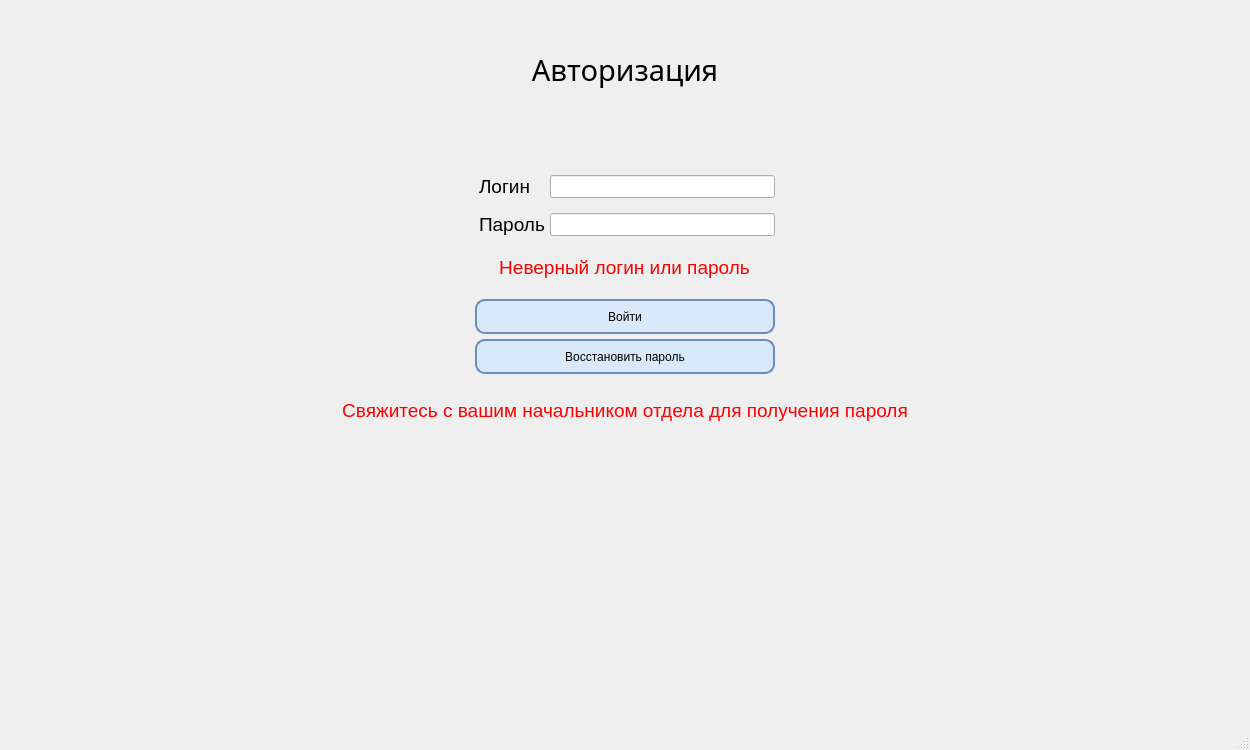
<?xml version="1.0" encoding="UTF-8"?>
<ui version="4.0">
 <class>MainWindow</class>
 <widget class="QMainWindow" name="MainWindow">
  <property name="geometry">
   <rect>
    <x>0</x>
    <y>0</y>
    <width>1250</width>
    <height>750</height>
   </rect>
  </property>
  <property name="maximumSize">
   <size>
    <width>1250</width>
    <height>750</height>
   </size>
  </property>
  <property name="windowTitle">
   <string>EFS</string>
  </property>
  <property name="windowIcon">
   <iconset theme="QIcon::ThemeIcon::DocumentProperties"/>
  </property>
  <widget class="QWidget" name="CentralWidget">
   <layout class="QVBoxLayout" name="verticalLayout">
    <property name="topMargin">
     <number>0</number>
    </property>
    <item>
     <widget class="QStackedWidget" name="PageWidget">
      <property name="layoutDirection">
       <enum>Qt::LayoutDirection::LeftToRight</enum>
      </property>
      <property name="styleSheet">
       <string notr="true">#PageWidget{
	Font: &quot;Merriweather 18pt&quot;
}
</string>
      </property>
      <property name="currentIndex">
       <number>0</number>
      </property>
      <widget class="QWidget" name="LoginMenu">
       <property name="styleSheet">
        <string notr="true">QPushButton {
	background-color: #DAE8FC;
	border: 2px solid #6C8EBF;
	border-radius: 10px;
}

QPushButton:hover {
	background-color: #c8dcfc;
}

QPushButton:pressed {
	background-color: #a7c8fc;
}</string>
       </property>
       <layout class="QVBoxLayout" name="verticalLayout_3" stretch="0,0">
        <property name="spacing">
         <number>0</number>
        </property>
        <property name="leftMargin">
         <number>0</number>
        </property>
        <property name="topMargin">
         <number>0</number>
        </property>
        <property name="rightMargin">
         <number>0</number>
        </property>
        <property name="bottomMargin">
         <number>0</number>
        </property>
        <item alignment="Qt::AlignmentFlag::AlignHCenter">
         <widget class="SystemLabel" name="Label" native="true">
          <property name="enabled">
           <bool>true</bool>
          </property>
          <property name="sizePolicy">
           <sizepolicy hsizetype="Fixed" vsizetype="Fixed">
            <horstretch>0</horstretch>
            <verstretch>0</verstretch>
           </sizepolicy>
          </property>
          <property name="maximumSize">
           <size>
            <width>525</width>
            <height>70</height>
           </size>
          </property>
          <property name="font">
           <font>
            <hintingpreference>PreferVerticalHinting</hintingpreference>
           </font>
          </property>
          <property name="layoutDirection">
           <enum>Qt::LayoutDirection::LeftToRight</enum>
          </property>
          <property name="autoFillBackground">
           <bool>false</bool>
          </property>
         </widget>
        </item>
        <item>
         <layout class="QVBoxLayout" name="InnerAuthLayout">
          <property name="spacing">
           <number>0</number>
          </property>
          <property name="sizeConstraint">
           <enum>QLayout::SizeConstraint::SetDefaultConstraint</enum>
          </property>
          <item>
           <spacer name="verticalSpacer">
            <property name="orientation">
             <enum>Qt::Orientation::Vertical</enum>
            </property>
            <property name="sizeType">
             <enum>QSizePolicy::Policy::Fixed</enum>
            </property>
            <property name="sizeHint" stdset="0">
             <size>
              <width>20</width>
              <height>50</height>
             </size>
            </property>
           </spacer>
          </item>
          <item>
           <widget class="QLabel" name="AuthLabel">
            <property name="maximumSize">
             <size>
              <width>16777215</width>
              <height>75</height>
             </size>
            </property>
            <property name="font">
             <font>
              <family>Merriweather</family>
              <pointsize>22</pointsize>
             </font>
            </property>
            <property name="text">
             <string>Авторизация</string>
            </property>
            <property name="alignment">
             <set>Qt::AlignmentFlag::AlignCenter</set>
            </property>
           </widget>
          </item>
          <item>
           <spacer name="ButtonSpacer">
            <property name="orientation">
             <enum>Qt::Orientation::Vertical</enum>
            </property>
            <property name="sizeType">
             <enum>QSizePolicy::Policy::Fixed</enum>
            </property>
            <property name="sizeHint" stdset="0">
             <size>
              <width>20</width>
              <height>85</height>
             </size>
            </property>
           </spacer>
          </item>
          <item>
           <layout class="QVBoxLayout" name="AuthLayout">
            <property name="spacing">
             <number>5</number>
            </property>
            <property name="sizeConstraint">
             <enum>QLayout::SizeConstraint::SetDefaultConstraint</enum>
            </property>
            <property name="leftMargin">
             <number>0</number>
            </property>
            <item>
             <layout class="QFormLayout" name="AuthInfoLayout">
              <property name="sizeConstraint">
               <enum>QLayout::SizeConstraint::SetDefaultConstraint</enum>
              </property>
              <property name="labelAlignment">
               <set>Qt::AlignmentFlag::AlignLeading|Qt::AlignmentFlag::AlignLeft|Qt::AlignmentFlag::AlignVCenter</set>
              </property>
              <property name="formAlignment">
               <set>Qt::AlignmentFlag::AlignCenter</set>
              </property>
              <property name="horizontalSpacing">
               <number>5</number>
              </property>
              <property name="verticalSpacing">
               <number>15</number>
              </property>
              <item row="0" column="0">
               <widget class="QLabel" name="LoginLabel">
                <property name="font">
                 <font>
                  <pointsize>14</pointsize>
                 </font>
                </property>
                <property name="text">
                 <string>Логин</string>
                </property>
               </widget>
              </item>
              <item row="0" column="1">
               <widget class="QLineEdit" name="LoginLine">
                <property name="maximumSize">
                 <size>
                  <width>225</width>
                  <height>40</height>
                 </size>
                </property>
               </widget>
              </item>
              <item row="1" column="0">
               <widget class="QLabel" name="PasswordLabel">
                <property name="font">
                 <font>
                  <pointsize>14</pointsize>
                 </font>
                </property>
                <property name="text">
                 <string>Пароль</string>
                </property>
               </widget>
              </item>
              <item row="1" column="1">
               <widget class="QLineEdit" name="PasswordLine">
                <property name="maximumSize">
                 <size>
                  <width>225</width>
                  <height>40</height>
                 </size>
                </property>
                <property name="font">
                 <font>
                  <pointsize>8</pointsize>
                 </font>
                </property>
               </widget>
              </item>
             </layout>
            </item>
            <item>
             <spacer name="LogButtonSpacer">
              <property name="orientation">
               <enum>Qt::Orientation::Vertical</enum>
              </property>
              <property name="sizeType">
               <enum>QSizePolicy::Policy::Preferred</enum>
              </property>
              <property name="sizeHint" stdset="0">
               <size>
                <width>20</width>
                <height>15</height>
               </size>
              </property>
             </spacer>
            </item>
            <item>
             <layout class="QVBoxLayout" name="ButtonLayout">
              <property name="spacing">
               <number>5</number>
              </property>
              <property name="sizeConstraint">
               <enum>QLayout::SizeConstraint::SetDefaultConstraint</enum>
              </property>
              <item alignment="Qt::AlignmentFlag::AlignHCenter|Qt::AlignmentFlag::AlignVCenter">
               <widget class="QLabel" name="ErrorLabel">
                <property name="enabled">
                 <bool>true</bool>
                </property>
                <property name="maximumSize">
                 <size>
                  <width>500</width>
                  <height>50</height>
                 </size>
                </property>
                <property name="palette">
                 <palette>
                  <active>
                   <colorrole role="WindowText">
                    <brush brushstyle="SolidPattern">
                     <color alpha="255">
                      <red>255</red>
                      <green>0</green>
                      <blue>0</blue>
                     </color>
                    </brush>
                   </colorrole>
                  </active>
                  <inactive>
                   <colorrole role="WindowText">
                    <brush brushstyle="SolidPattern">
                     <color alpha="255">
                      <red>255</red>
                      <green>0</green>
                      <blue>0</blue>
                     </color>
                    </brush>
                   </colorrole>
                  </inactive>
                  <disabled/>
                 </palette>
                </property>
                <property name="font">
                 <font>
                  <pointsize>14</pointsize>
                 </font>
                </property>
                <property name="text">
                 <string>Неверный логин или пароль</string>
                </property>
                <property name="alignment">
                 <set>Qt::AlignmentFlag::AlignCenter</set>
                </property>
               </widget>
              </item>
              <item>
               <spacer name="verticalSpacer_2">
                <property name="orientation">
                 <enum>Qt::Orientation::Vertical</enum>
                </property>
                <property name="sizeType">
                 <enum>QSizePolicy::Policy::Preferred</enum>
                </property>
                <property name="sizeHint" stdset="0">
                 <size>
                  <width>20</width>
                  <height>15</height>
                 </size>
                </property>
               </spacer>
              </item>
              <item alignment="Qt::AlignmentFlag::AlignHCenter|Qt::AlignmentFlag::AlignVCenter">
               <widget class="QPushButton" name="LogInButton">
                <property name="minimumSize">
                 <size>
                  <width>300</width>
                  <height>35</height>
                 </size>
                </property>
                <property name="maximumSize">
                 <size>
                  <width>300</width>
                  <height>35</height>
                 </size>
                </property>
                <property name="styleSheet">
                 <string notr="true"/>
                </property>
                <property name="text">
                 <string>Войти</string>
                </property>
               </widget>
              </item>
              <item alignment="Qt::AlignmentFlag::AlignHCenter|Qt::AlignmentFlag::AlignVCenter">
               <widget class="QPushButton" name="RecoveryButton">
                <property name="minimumSize">
                 <size>
                  <width>300</width>
                  <height>35</height>
                 </size>
                </property>
                <property name="maximumSize">
                 <size>
                  <width>300</width>
                  <height>35</height>
                 </size>
                </property>
                <property name="styleSheet">
                 <string notr="true"/>
                </property>
                <property name="text">
                 <string>Восстановить пароль</string>
                </property>
               </widget>
              </item>
              <item>
               <spacer name="verticalSpacer_3">
                <property name="orientation">
                 <enum>Qt::Orientation::Vertical</enum>
                </property>
                <property name="sizeType">
                 <enum>QSizePolicy::Policy::Preferred</enum>
                </property>
                <property name="sizeHint" stdset="0">
                 <size>
                  <width>20</width>
                  <height>20</height>
                 </size>
                </property>
               </spacer>
              </item>
              <item alignment="Qt::AlignmentFlag::AlignHCenter|Qt::AlignmentFlag::AlignVCenter">
               <widget class="QLabel" name="RecoveryLabel">
                <property name="sizePolicy">
                 <sizepolicy hsizetype="Preferred" vsizetype="Fixed">
                  <horstretch>0</horstretch>
                  <verstretch>0</verstretch>
                 </sizepolicy>
                </property>
                <property name="palette">
                 <palette>
                  <active>
                   <colorrole role="WindowText">
                    <brush brushstyle="SolidPattern">
                     <color alpha="255">
                      <red>255</red>
                      <green>0</green>
                      <blue>0</blue>
                     </color>
                    </brush>
                   </colorrole>
                  </active>
                  <inactive>
                   <colorrole role="WindowText">
                    <brush brushstyle="SolidPattern">
                     <color alpha="255">
                      <red>255</red>
                      <green>0</green>
                      <blue>0</blue>
                     </color>
                    </brush>
                   </colorrole>
                  </inactive>
                  <disabled/>
                 </palette>
                </property>
                <property name="font">
                 <font>
                  <pointsize>14</pointsize>
                 </font>
                </property>
                <property name="text">
                 <string>Свяжитесь с вашим начальником отдела для получения пароля</string>
                </property>
                <property name="alignment">
                 <set>Qt::AlignmentFlag::AlignCenter</set>
                </property>
               </widget>
              </item>
              <item>
               <spacer name="BottomSpacer">
                <property name="orientation">
                 <enum>Qt::Orientation::Vertical</enum>
                </property>
                <property name="sizeType">
                 <enum>QSizePolicy::Policy::MinimumExpanding</enum>
                </property>
                <property name="sizeHint" stdset="0">
                 <size>
                  <width>20</width>
                  <height>225</height>
                 </size>
                </property>
               </spacer>
              </item>
             </layout>
            </item>
           </layout>
          </item>
         </layout>
        </item>
       </layout>
      </widget>
      <widget class="QWidget" name="UserMenu">
       <layout class="QVBoxLayout" name="verticalLayout_2">
        <item>
         <layout class="QGridLayout" name="TopLayout" columnstretch="1,0,1">
          <item row="0" column="0" alignment="Qt::AlignmentFlag::AlignLeft|Qt::AlignmentFlag::AlignTop">
           <widget class="QFrame" name="UserFrame">
            <property name="sizePolicy">
             <sizepolicy hsizetype="Maximum" vsizetype="Minimum">
              <horstretch>0</horstretch>
              <verstretch>0</verstretch>
             </sizepolicy>
            </property>
            <property name="minimumSize">
             <size>
              <width>200</width>
              <height>95</height>
             </size>
            </property>
            <property name="maximumSize">
             <size>
              <width>275</width>
              <height>95</height>
             </size>
            </property>
            <property name="frameShape">
             <enum>QFrame::Shape::StyledPanel</enum>
            </property>
            <property name="frameShadow">
             <enum>QFrame::Shadow::Raised</enum>
            </property>
            <layout class="QVBoxLayout" name="verticalLayout_4">
             <property name="spacing">
              <number>0</number>
             </property>
             <property name="leftMargin">
              <number>0</number>
             </property>
             <property name="topMargin">
              <number>9</number>
             </property>
             <property name="rightMargin">
              <number>0</number>
             </property>
             <property name="bottomMargin">
              <number>9</number>
             </property>
             <item alignment="Qt::AlignmentFlag::AlignHCenter">
              <widget class="QLabel" name="UserName">
               <property name="font">
                <font>
                 <pointsize>14</pointsize>
                </font>
               </property>
               <property name="text">
                <string>UserName</string>
               </property>
              </widget>
             </item>
             <item alignment="Qt::AlignmentFlag::AlignHCenter">
              <widget class="QPushButton" name="LogOutButton">
               <property name="palette">
                <palette>
                 <active>
                  <colorrole role="Highlight">
                   <brush brushstyle="SolidPattern">
                    <color alpha="255">
                     <red>39</red>
                     <green>191</green>
                     <blue>115</blue>
                    </color>
                   </brush>
                  </colorrole>
                 </active>
                 <inactive>
                  <colorrole role="Highlight">
                   <brush brushstyle="SolidPattern">
                    <color alpha="255">
                     <red>39</red>
                     <green>191</green>
                     <blue>115</blue>
                    </color>
                   </brush>
                  </colorrole>
                 </inactive>
                 <disabled>
                  <colorrole role="Highlight">
                   <brush brushstyle="SolidPattern">
                    <color alpha="255">
                     <red>39</red>
                     <green>191</green>
                     <blue>115</blue>
                    </color>
                   </brush>
                  </colorrole>
                 </disabled>
                </palette>
               </property>
               <property name="font">
                <font>
                 <pointsize>14</pointsize>
                 <italic>true</italic>
                 <underline>true</underline>
                </font>
               </property>
               <property name="styleSheet">
                <string notr="true">#LogOutButton {
	border: 0px solid;
	border-radius: 0px
}

#LogOutButton:hover {
	background-color: #c8dcfc;
}

#LogOutButton:pressed {
	background-color: #a7c8fc;
}</string>
               </property>
               <property name="text">
                <string>Выход</string>
               </property>
              </widget>
             </item>
            </layout>
           </widget>
          </item>
          <item row="0" column="1" alignment="Qt::AlignmentFlag::AlignHCenter|Qt::AlignmentFlag::AlignBottom">
           <widget class="SystemLabel" name="Label_2" native="true">
            <property name="enabled">
             <bool>true</bool>
            </property>
            <property name="sizePolicy">
             <sizepolicy hsizetype="Fixed" vsizetype="Fixed">
              <horstretch>0</horstretch>
              <verstretch>0</verstretch>
             </sizepolicy>
            </property>
            <property name="maximumSize">
             <size>
              <width>525</width>
              <height>70</height>
             </size>
            </property>
            <property name="font">
             <font>
              <hintingpreference>PreferVerticalHinting</hintingpreference>
             </font>
            </property>
            <property name="layoutDirection">
             <enum>Qt::LayoutDirection::LeftToRight</enum>
            </property>
            <property name="autoFillBackground">
             <bool>false</bool>
            </property>
           </widget>
          </item>
          <item row="0" column="2">
           <spacer name="horizontalSpacer">
            <property name="orientation">
             <enum>Qt::Orientation::Horizontal</enum>
            </property>
            <property name="sizeType">
             <enum>QSizePolicy::Policy::Expanding</enum>
            </property>
            <property name="sizeHint" stdset="0">
             <size>
              <width>40</width>
              <height>20</height>
             </size>
            </property>
           </spacer>
          </item>
         </layout>
        </item>
        <item>
         <widget class="QFrame" name="RoleMenu">
          <property name="sizePolicy">
           <sizepolicy hsizetype="Preferred" vsizetype="Minimum">
            <horstretch>0</horstretch>
            <verstretch>0</verstretch>
           </sizepolicy>
          </property>
          <property name="minimumSize">
           <size>
            <width>0</width>
            <height>500</height>
           </size>
          </property>
          <property name="maximumSize">
           <size>
            <width>16777215</width>
            <height>1000</height>
           </size>
          </property>
          <property name="frameShape">
           <enum>QFrame::Shape::StyledPanel</enum>
          </property>
          <property name="frameShadow">
           <enum>QFrame::Shadow::Raised</enum>
          </property>
          <layout class="QVBoxLayout" name="RoleLayout">
           <property name="spacing">
            <number>0</number>
           </property>
           <property name="leftMargin">
            <number>0</number>
           </property>
           <property name="topMargin">
            <number>0</number>
           </property>
           <property name="rightMargin">
            <number>0</number>
           </property>
           <property name="bottomMargin">
            <number>0</number>
           </property>
          </layout>
         </widget>
        </item>
       </layout>
      </widget>
     </widget>
    </item>
   </layout>
  </widget>
  <widget class="QStatusBar" name="statusbar"/>
  <widget class="QMenuBar" name="menubar">
   <property name="enabled">
    <bool>true</bool>
   </property>
   <property name="geometry">
    <rect>
     <x>0</x>
     <y>0</y>
     <width>1250</width>
     <height>22</height>
    </rect>
   </property>
  </widget>
 </widget>
 <customwidgets>
  <customwidget>
   <class>SystemLabel</class>
   <extends>QWidget</extends>
   <header>SystemLabel.h</header>
   <container>1</container>
  </customwidget>
 </customwidgets>
 <resources/>
 <connections/>
</ui>
